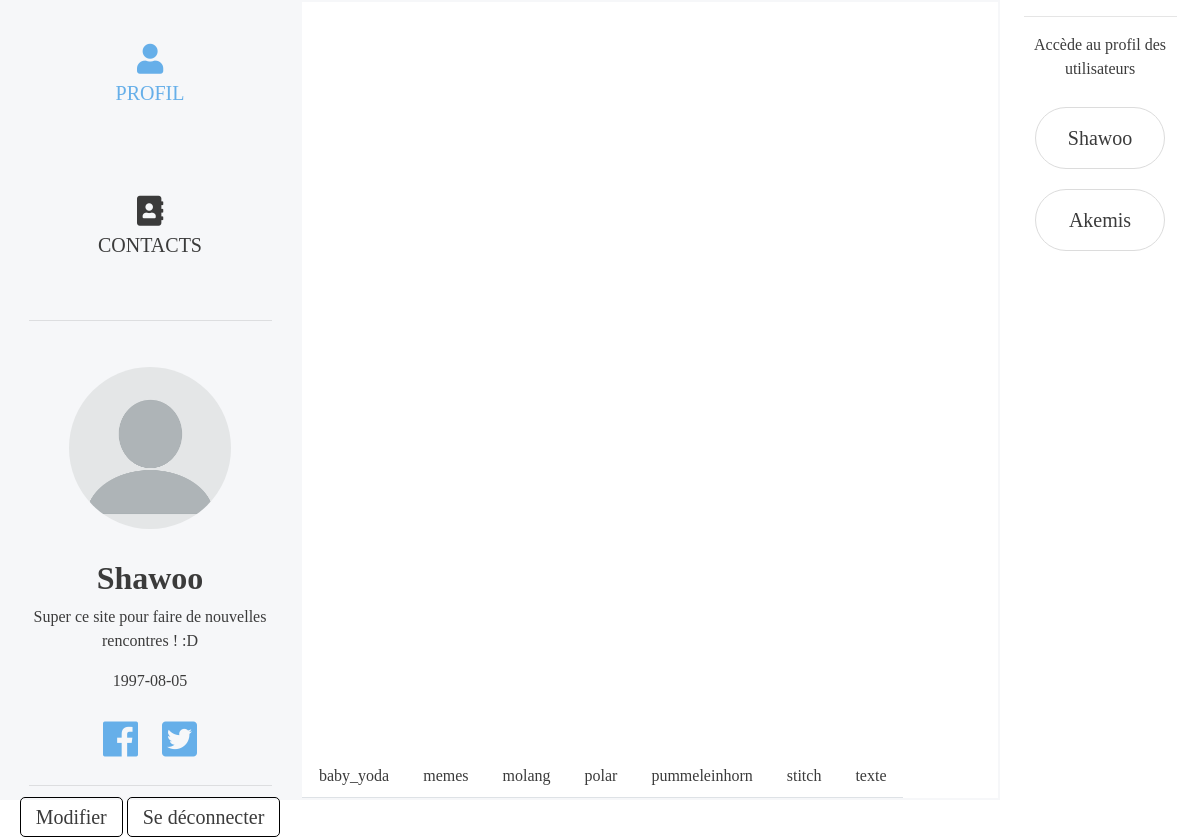
The page / (signed in) on the database its author committed.
### tables this page shows
CREATE TABLE users (
	id INTEGER PRIMARY KEY AUTOINCREMENT,
	role_id INTEGER NOT NULL,
	username VARCHAR(20) NOT NULL UNIQUE,
	email VARCHAR(50) NOT NULL UNIQUE,
	password_hash TEXT NOT NULL,
	picture_url TEXT,
	personal_message TEXT,
	facebook_url TEXT,
	twitter_url TEXT,
	birth_date DATE,
	creation_date TIMESTAMP NOT NULL DEFAULT CURRENT_TIMESTAMP,
	FOREIGN KEY (role_id) REFERENCES roles (id)
);

### stickersend/chat.py (the view)
@bp.route('/')
@login_required
def index():
    db = get_db()
    contacts = db.execute(
        'SELECT * FROM users'
    ).fetchall()
    sticker_packs = db.execute(
        'SELECT DISTINCT pack_name FROM stickers'
    ).fetchall()
    stickers = db.execute(
        'SELECT * FROM stickers'
    ).fetchall()
    messages = db.execute(
        'SELECT M.* FROM messages M INNER JOIN users U ON U.id = M.sender_id WHERE U.id = 1'
    ).fetchall()
    return render_template('chat/index.html', contacts=contacts, sticker_packs=sticker_packs, stickers=stickers)

### stickersend/auth.py (called while the page is built)
@bp.before_app_request
def load_logged_in_user():
    user_id = session.get('user_id')
    if user_id is None:
        g.user = None
    else:
        g.user = get_db().execute(
            'SELECT * FROM users WHERE id = ?', (user_id,)
        ).fetchone()

def login_required(view):
    @functools.wraps(view)
    def wrapped_view(**kwargs):
        if g.user is None:
            return redirect(url_for('auth.login'))
        return view(**kwargs)
    return wrapped_view

### stickersend/db.py (called while the page is built)
def get_db():
    if 'db' not in g:
        g.db = sqlite3.connect(
            current_app.config['DATABASE'],
            detect_types=sqlite3.PARSE_DECLTYPES
        )
        g.db.row_factory = sqlite3.Row
    return g.db

### stickersend/templates/chat/index.html (shortened to what this page needs)
{% extends 'base.html' %}
{% block body %}
<div class="container-fluid">
    <div class="row">
        <div class="col-sm-3 contacts">
            <ul class="nav nav-pills mb-3" id="pills-tab" role="tablist">
              <li class="nav-item" role="presentation">
                <a class="nav-link nav-chat active" id="pills-profile-tab" data-toggle="pill" href="#pills-profile" role="tab" aria-controls="pills-profile" aria-selected="false"><i class="fas fa-user"></i><br>Profil</a>
              </li>
              <li class="nav-item" role="presentation">
                <a class="nav-link nav-chat" id="pills-contact-tab" data-toggle="pill" href="#pills-contact" role="tab" aria-controls="pills-contact" aria-selected="false"><i class="fas fa-address-book"></i><br>Contacts</a>
              </li>
            </ul>
            <div class="tab-content" id="pills-tabContent">
              <div class="tab-pane fade show active" id="pills-profile" role="tabpanel" aria-labelledby="pills-profile-tab">
                  <hr/>
                  <div class="my-profile">
                    <div class="row">
                        <div class="col-sm-12">
                            <img src="{{ url_for('static', filename='img/profile-pic.png') }}">
                        </div>
                        <div class="col-sm-12">
                            <h2>{{ g.user["username"] }}</h2>
                        </div>
                        <div class="col-sm-12">
                            <p>{{ g.user["personal_message"] }}</p>
                            <p>{{ g.user['birth_date'] }}</p>
                        </div>
                        <div class="col-sm-12">
                            <a href="{{g.user['facebook_url']}}"><i class="fab fa-facebook"></i></a>
                            <a href="{{g.user['twitter_url']}}"><i class="fab fa-twitter-square"></i></a>
                        </div>
                    </div>
                  </div>
                  <hr/>
                  <a href="/update/{{g.user['id']}}" class="edit-profile">Modifier</a>
                  <a href="/logout" class="edit-profile">Se déconnecter</a>
              </div>
            </div>
        </div>
        <div class="col-sm-7 chat">
            <div class="col-12 space-chat">
            </div>
            <div class="row send-image">
                <nav>
                  <div class="nav nav-tabs" id="nav-tab" role="tablist">
                    {% for sticker_pack in sticker_packs %}
                        <a class="nav-link nav-stickers" data-toggle="tab" href="#nav-{{ sticker_pack['pack_name'] }}" role="tab" aria-selected="true">{{ sticker_pack['pack_name'] }}</a>
                    {% endfor %}
                  </div>
                </nav>
            </div>
        </div>
        <div class="col-sm-2 profile">
            <hr/>
            <div class="contact-list user-profile">
                <div class="row">
                    <div class="col-12">
                        <p>Accède au profil des utilisateurs</p>
                        <div class="nav flex-column nav-pills nav-contact" role="tablist" aria-orientation="vertical">
                            {% for contact in contacts %}
                                <a class="nav-link contact"data-toggle="pill" href="#profile{{ contact['username'] }}" role="tab" aria-controls="v-pills-home" aria-selected="true">{{ contact['username'] }}</a>
                            {% endfor %}
                        </div>
                    </div>
                </div>
            </div>
        </div>
    </div>
</div>
{% endblock %}

### stickersend/templates/base.html (shortened to what this page needs)
<!DOCTYPE html>
<html lang="fr">
<head>
    <link rel="stylesheet" type="text/css" href="{{ url_for('static', filename='css/style.css') }}" media="screen" />
    <link rel="stylesheet" href="https://use.fontawesome.com/releases/v5.6.3/css/all.css">
    <link rel="stylesheet" href="https://cdn.jsdelivr.net/npm/bootstrap@4.5.3/dist/css/bootstrap.min.css">
</head>
	{% block body %} {% endblock %}
</html>

### stickersend/static/css/style.css (style rules this page uses)
* { font-family: Proxima nova; color : #3b3b3b !important; }
hr { width: 90%; color: #b4b4b4; }
.contacts, .chat, .profile { height: 100vh; }
html, .form { height: 100%; }
.nav-pills { margin-bottom:50px !important; }
.nav-pills .nav-link.active { color: white !important; background-color: #66afe9 !important; }
.nav-pills .nav-chat { transition: 0.5s; }
.nav-pills .nav-chat.active { background: none !important; color: #66afe9 !important; }
.nav-pills .nav-chat.active i { color: #66afe9 !important; }
.contacts { text-align: center; background-color : #f6f7f9; height: 100vh; }
.contacts .nav { list-style: none; }
.contacts .nav li { margin: 1rem auto; padding: 20px; font-size: 20px; color : #848587; }
.contacts .nav li i { font-size: 30px; }
.contacts .nav li a { text-decoration: none; text-transform: uppercase; }
.contact-list { overflow-y: auto; overflow-x: hidden; height: 50vh; }
.contact { font-size: 20px; margin: 10px 20px; padding: 15px !important; border-radius: 50px !important; border: 1px solid gainsboro; }
.chat { border: 2px solid #f6f7f9; }
.chat .space-chat { display: flex; flex-direction: column; overflow: auto; height: 85%; }
.chat .send-image { max-width:100%; width:200%; position: absolute; bottom: 0; white-space: nowrap; overflow: auto; }
.nav-stickers { background-color: white; }
.edit-profile { font-size: 20px !important; text-decoration: none !important; padding: 8px 15px; border: 1px solid black; border-radius: 5px; transition:0.5s; }
.profile, .my-profile { text-align: center; }
.profile h2, .my-profile h2 { font-weight: bold; }
.profile img, .my-profile img { width:60%; border-radius: 200px; margin:30px }
.profile i, .my-profile i { font-size: 40px; margin: 10px; color: #66afe9 !important; }

### rows shown on the page
users: user.username "Shawoo", user.personal_message "Super ce site pour faire de nouvelles rencontres ! :D", user.birth_date "1997-08-05", username "Shawoo"
users: username "Akemis"

### other values the page prints
{{ sticker_pack['pack_name'] }} "baby_yoda" "memes" "molang" "polar" "pummeleinhorn" "stitch" "texte"
